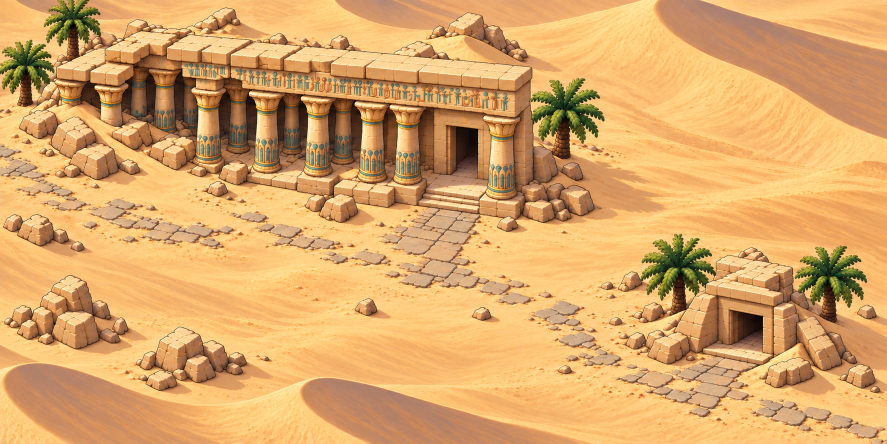
#> input picture docs/art/desert-02-candidates-2026-10-16/approved-before-exit.png, 1774 x 887 px (shown at 1/2 size)
$ python composite-exit.py
#> lines starting #> are read from the running program, lines starting #| are printed output that depends on the picture; after the words box and inside, x2 and y2 are one past the last pixel; in counts of white or black regions, pixels touching at a corner belong together
from pathlib import Path
from PIL import Image, ImageDraw, ImageFilter
ROOT=Path(__file__).resolve().parent
import numpy as np
base=Image.open(ROOT/'approved-before-exit.png').convert('RGB')
#> base is the input picture: PIL image 1774x887 RGB; mean R, G, B 217.9, 166.9, 105.5
patch=Image.open(ROOT/'exit-weathering-source.png').convert('RGB')
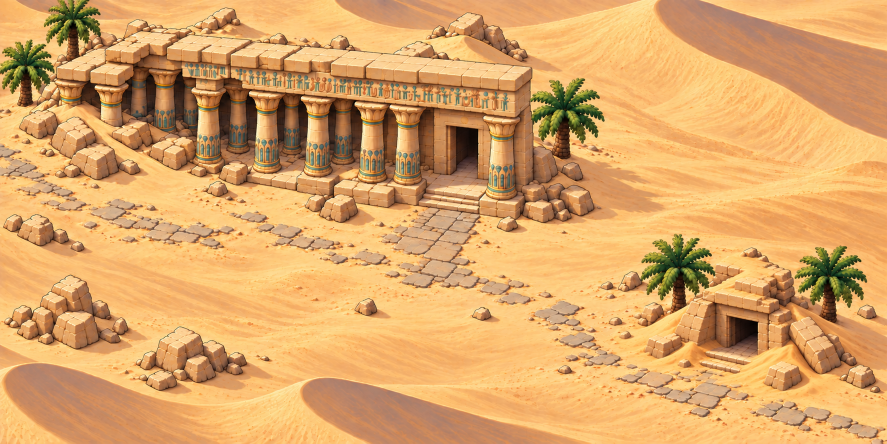
#> input picture docs/art/desert-02-candidates-2026-10-16/exit-weathering-source.png, 1774 x 887 px (shown at 1/2 size)
#> patch is the input picture: PIL image 1774x887 RGB; mean R, G, B 218.2, 165.6, 103.9
assert base.size==patch.size
mask=Image.new('L',base.size)
#> mask: PIL image 1774x887 L; every value is 0
ImageDraw.Draw(mask).polygon([(1426,491),(1544,486),(1596,527),(1599,581),(1630,631),(1697,685),(1726,739),(1681,782),(1535,798),(1420,769),(1351,747),(1271,715),(1275,659),(1335,628),(1386,587),(1420,555)],fill=255)
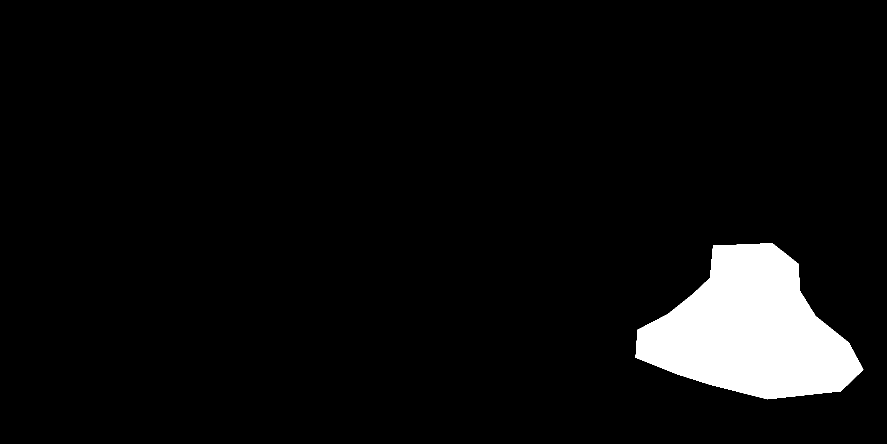
#> mask: PIL image 1774x887 L (shown at 1/2 size); 5.5% white; 1 white region, box (x1, y1, x2, y2) and area: (1271, 486, 1727, 799) 86688
mask=mask.filter(ImageFilter.GaussianBlur(7))
out=Image.composite(patch,base,mask)
out.save(ROOT/'reproduced-composite.png')
a,b,m=np.asarray(base),np.asarray(out),np.asarray(mask)
assert np.array_equal(a[m==0],b[m==0])
print('Saved PNG',base.size,'; outside blend mask verified pixel-identical.')
#| Saved PNG (1774, 887) ; outside blend mask verified pixel-identical.
